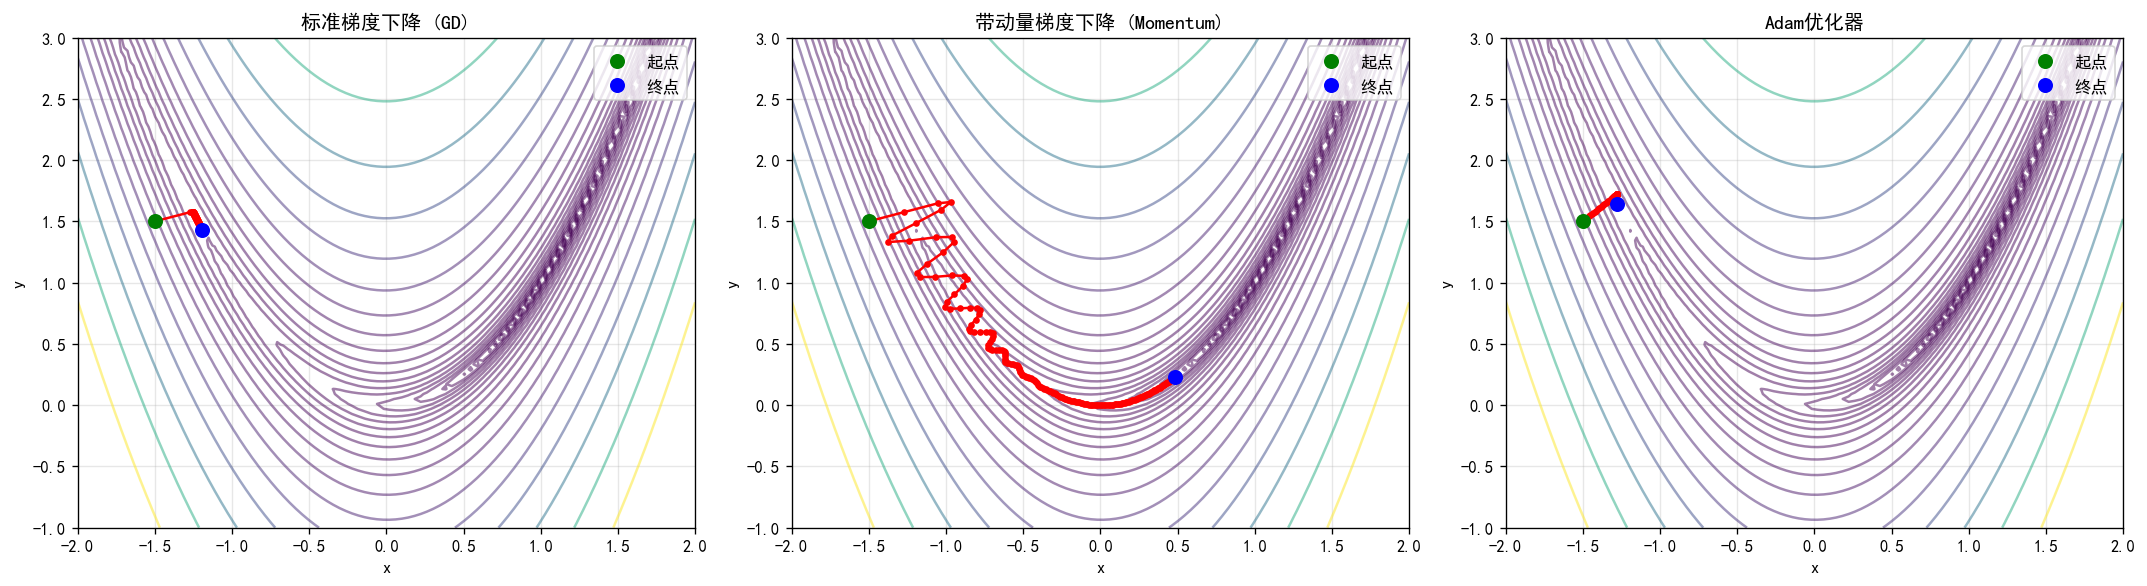

Recreate this plot in Python.
"""
3-5-rosenbrock-lr-schedules
===========================
Rosenbrock 优化器轨迹 + 4 种学习率策略（与 3-5-optimizer-convergence.py / 3-5-lr-schedules.py 互补）
"""
import numpy as np
import matplotlib.pyplot as plt

def rosenbrock(x, y):
    return (1 - x) ** 2 + 100 * (y - x ** 2) ** 2

def rosenbrock_grad(x, y):
    gx = -2 * (1 - x) - 400 * x * (y - x ** 2)
    gy = 200 * (y - x ** 2)
    return np.array([gx, gy])

def gradient_descent(grad_func, start_point, lr=0.001, n_iter=100):
    point = start_point.copy()
    trajectory = [point.copy()]
    for _ in range(n_iter):
        grad = grad_func(point[0], point[1])
        point -= lr * grad
        trajectory.append(point.copy())
    return np.array(trajectory)

def momentum_gd(grad_func, start_point, lr=0.001, beta=0.9, n_iter=100):
    point = start_point.copy()
    velocity = np.zeros_like(point)
    trajectory = [point.copy()]
    for _ in range(n_iter):
        grad = grad_func(point[0], point[1])
        velocity = beta * velocity - lr * grad
        point += velocity
        trajectory.append(point.copy())
    return np.array(trajectory)

def adam_optimizer(grad_func, start_point, lr=0.01, beta1=0.9, beta2=0.999, eps=1e-8, n_iter=100):
    point = start_point.copy()
    m = np.zeros_like(point)
    v = np.zeros_like(point)
    trajectory = [point.copy()]

    for t in range(1, n_iter + 1):
        grad = grad_func(point[0], point[1])
        m = beta1 * m + (1 - beta1) * grad
        v = beta2 * v + (1 - beta2) * (grad ** 2)
        m_hat = m / (1 - beta1 ** t)
        v_hat = v / (1 - beta2 ** t)
        point -= lr * m_hat / (np.sqrt(v_hat) + eps)
        trajectory.append(point.copy())

    return np.array(trajectory)

start_point = np.array([-1.5, 1.5])
gd_traj = gradient_descent(rosenbrock_grad, start_point, lr=0.0005, n_iter=200)
momentum_traj = momentum_gd(rosenbrock_grad, start_point, lr=0.0005, beta=0.9, n_iter=200)
adam_traj = adam_optimizer(rosenbrock_grad, start_point, lr=0.01, n_iter=200)

fig, axes = plt.subplots(1, 3, figsize=(18, 5))
x = np.linspace(-2, 2, 100)
y = np.linspace(-1, 3, 100)
X, Y = np.meshgrid(x, y)
Z = rosenbrock(X, Y)
levels = np.logspace(-1, 3, 20)

for ax, traj, title in zip(
    axes,
    [gd_traj, momentum_traj, adam_traj],
    ['标准梯度下降 (GD)', '带动量梯度下降 (Momentum)', 'Adam优化器']
):
    ax.contour(X, Y, Z, levels=levels, cmap='viridis', alpha=0.5)
    ax.plot(traj[:, 0], traj[:, 1], 'ro-', markersize=3, linewidth=1.5)
    ax.plot(traj[0, 0], traj[0, 1], 'go', markersize=8, label='起点')
    ax.plot(traj[-1, 0], traj[-1, 1], 'bo', markersize=8, label='终点')
    ax.set_title(title)
    ax.set_xlabel('x')
    ax.set_ylabel('y')
    ax.grid(True, alpha=0.3)
    ax.legend()

plt.tight_layout()
plt.tight_layout()
plt.savefig('/home/david/AI-Tutorial/assets/figures/3-5-rosenbrock-lr-schedules.png', dpi=120, bbox_inches='tight', facecolor='white')
plt.show()
epochs = 200

def step_lr(initial_lr, step_size=50, gamma=0.5):
    return [initial_lr * (gamma ** (epoch // step_size)) for epoch in range(epochs)]

def cosine_lr(initial_lr, t_max=epochs):
    return [0.5 * initial_lr * (1 + np.cos(np.pi * epoch / t_max)) for epoch in range(epochs)]

def exp_lr(initial_lr, gamma=0.99):
    return [initial_lr * (gamma ** epoch) for epoch in range(epochs)]

def onecycle_lr(initial_lr, max_lr=0.1, pct_start=0.3):
    lr = []
    steps_up = int(epochs * pct_start)
    steps_down = epochs - steps_up

    for step in range(steps_up):
        lr.append(initial_lr + (max_lr - initial_lr) * (step / steps_up))

    for step in range(steps_down):
        lr.append(max_lr - (max_lr - initial_lr / 100) * (step / steps_down))

    return lr

plt.figure(figsize=(10, 5))
plt.plot(step_lr(0.1), label='Step衰减', linewidth=2)
plt.plot(cosine_lr(0.1), label='Cosine衰减', linewidth=2)
plt.plot(exp_lr(0.1), label='Exponential衰减', linewidth=2)
plt.plot(onecycle_lr(0.01, max_lr=0.1), label='OneCycleLR', linewidth=2)
plt.xlabel('训练轮次 (Epoch)')
plt.ylabel('学习率')
plt.title('不同学习率策略对比')
plt.grid(True, alpha=0.3)
plt.legend()
plt.tight_layout()
plt.show()
